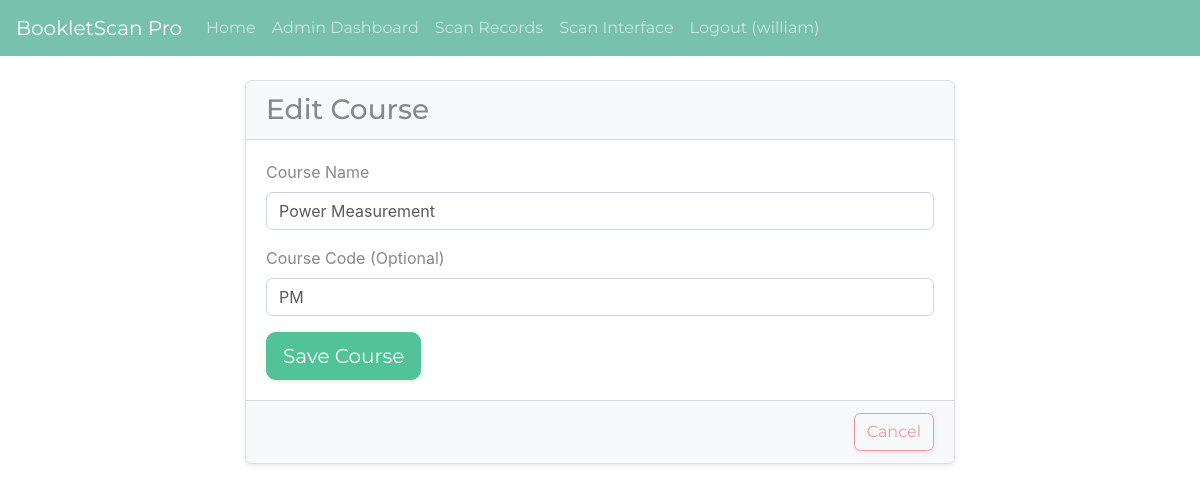
/admin/courses/1/edit (signed in), run on the app's committed database.
### Booklet_Scan/app/models.py (models this page shows, shortened)
class AdminUser(UserMixin, db.Model):
    id = db.Column(db.Integer, primary_key=True)
    username = db.Column(db.String(64), index=True, unique=True, nullable=False)
    password_hash = db.Column(db.String(256), nullable=False)

class Course(db.Model):
    id = db.Column(db.Integer, primary_key=True)
    name = db.Column(db.String(128), unique=True, nullable=False)
    code = db.Column(db.String(20), unique=True, nullable=True) # E.g., CS101

### Booklet_Scan/app/admin/routes.py (the view, shortened to what this page needs)
@bp.route('/courses/<int:id>/edit', methods=['GET', 'POST'])
def edit_course(id):
    course = Course.query.get_or_404(id)
    form = CourseForm(obj=course)
    return render_template('admin/course_form.html', form=form, title='Edit Course', course=course)

### Booklet_Scan/app/admin/forms.py
class CourseForm(FlaskForm):
    name = StringField('Course Name', validators=[DataRequired(), Length(max=128)])
    code = StringField('Course Code (Optional)', validators=[Optional(), Length(max=20)])
    submit = SubmitField('Save Course')

### Booklet_Scan/app/admin/routes.py (called while the page is built)
def is_admin():
    return current_user.is_authenticated and hasattr(current_user, 'username')

@bp.before_request
@login_required # Ensures user is logged in for all admin routes
def before_request():
    if not is_admin(): # Or a more specific role check if you add roles
        flash('You do not have permission to access the admin area.')
        return redirect(url_for('main.index'))

### Booklet_Scan/app/models.py (called while the page is built)
@login_manager.user_loader
def load_user(id):
    return AdminUser.query.get(int(id))

### Booklet_Scan/app/templates/admin/course_form.html
{% extends "base.html" %}
{% import "bootstrap/wtf.html" as wtf %}
{% block app_content %}
<div class="container mt-4">
    <div class="row">
        <div class="col-md-8 offset-md-2">
            <div class="card shadow-sm">
                <div class="card-header bg-light">
                    <h3 class="mb-0">{{ title }}</h3>
                </div>
                <div class="card-body">
                    {{ wtf.quick_form(form, button_map={'submit': 'btn btn-primary btn-lg shadow-sm'}) }}
                </div>
                <div class="card-footer bg-light text-right">
                     <a href="{{ url_for('admin.list_courses') }}" class="btn btn-outline-secondary shadow-sm">Cancel</a>
                </div>
            </div>
        </div>
    </div>
</div>
{% endblock %}

### Booklet_Scan/app/templates/base.html (shortened to what this page needs)
<!doctype html>
<html lang="en">
  <head>
    <link rel="stylesheet" href="https://bootswatch.com/4/minty/bootstrap.min.css">
  </head>
  <body>
    <nav class="navbar navbar-expand-lg navbar-dark bg-primary fixed-top">
      <a class="navbar-brand" href="{{ url_for('main.index') }}">BookletScan Pro</a>
      <div class="collapse navbar-collapse" id="navbarNav">
        <ul class="navbar-nav mr-auto">
          <li class="nav-item">
            <a class="nav-link" href="{{ url_for('main.index') }}">Home</a>
          </li>
          {% if current_user.is_anonymous %}
          <li class="nav-item">
            <a class="nav-link" href="{{ url_for('auth.login') }}">Admin Login</a>
          </li>
          {% else %}
            {% if current_user.is_authenticated and current_user.username %}
            <li class="nav-item">
              <a class="nav-link" href="{{ url_for('admin.dashboard') }}">Admin Dashboard</a>
            </li>
            <li class="nav-item">
                <a class="nav-link" href="{{ url_for('admin.list_scan_records') }}">Scan Records</a>
            </li>
            {% endif %}
            <li class="nav-item">
              <a class="nav-link" href="{{ url_for('main.scan_ui') }}">Scan Interface</a>
            </li>
            <li class="nav-item">
              <a class="nav-link" href="{{ url_for('auth.logout') }}">Logout ({{ current_user.username if current_user.is_authenticated and current_user.username else 'User' }})</a>
            </li>
          {% endif %}
        </ul>
      </div>
    </nav>
    <div class="container mt-3">
        {% block app_content %}{% endblock %}
    </div>
  </body>
</html>

### Booklet_Scan/app/templates/base.html (style rules this page uses)
body { padding-top: 56px; }
.btn-primary { background-color: #52c399; border-color: #52c399; }

### data on the page
AdminUser: username "william"
Course: name "Power Measurement", code "PM"

### other printed values
{{ title }} "Edit Course"
